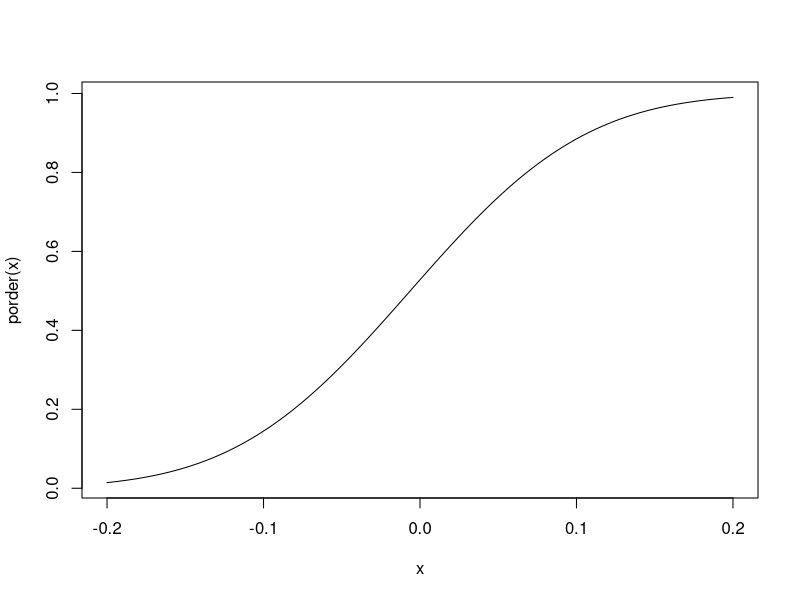
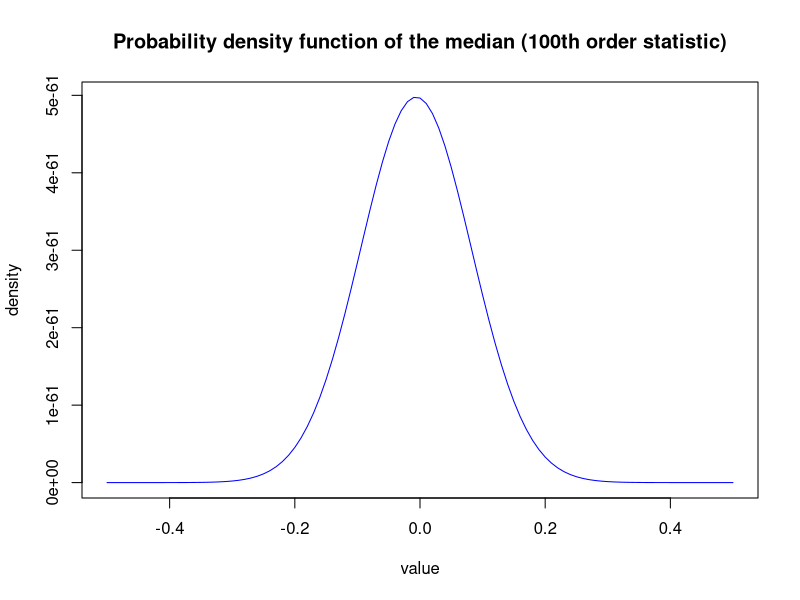
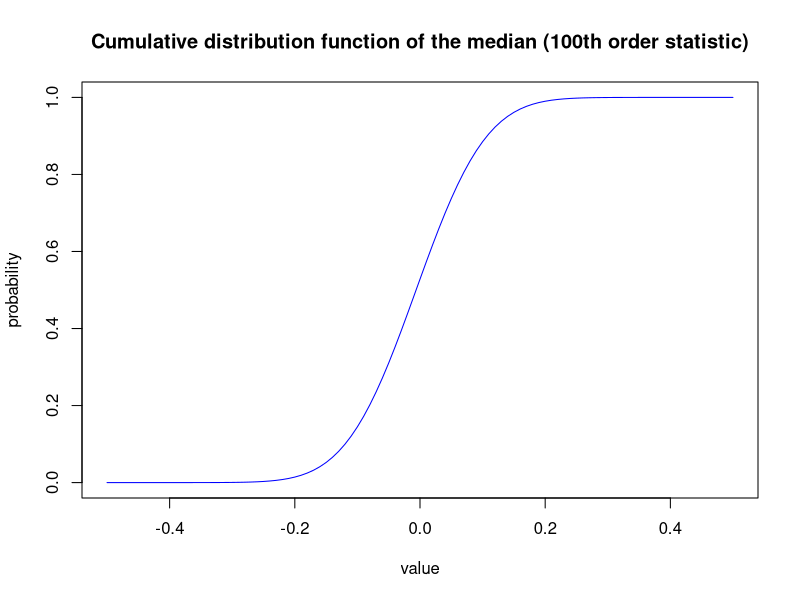
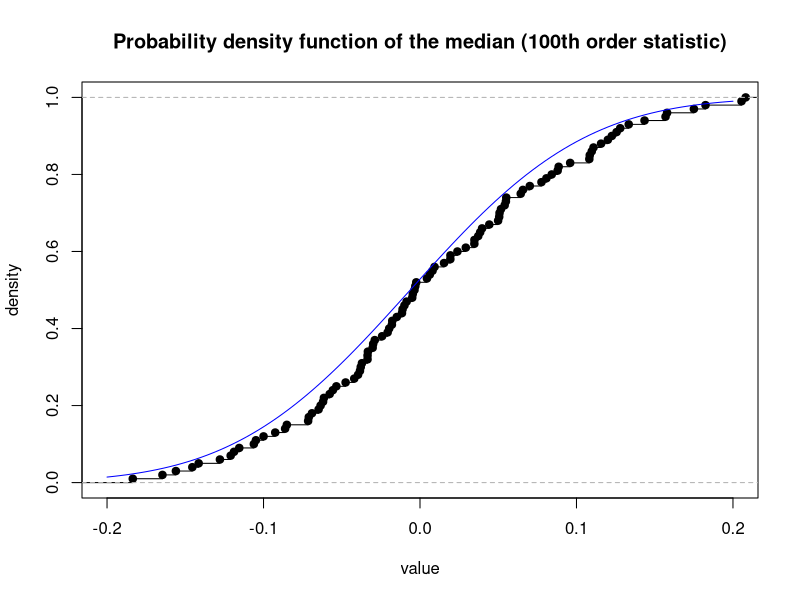
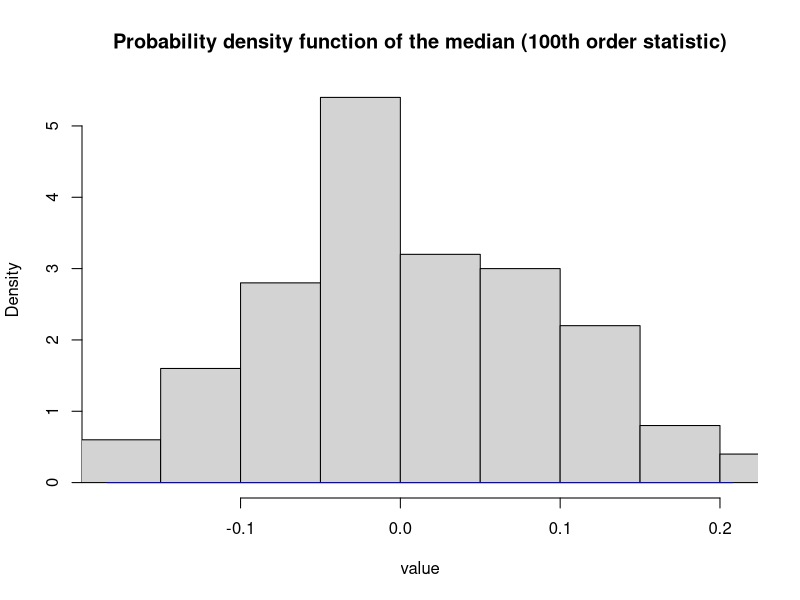
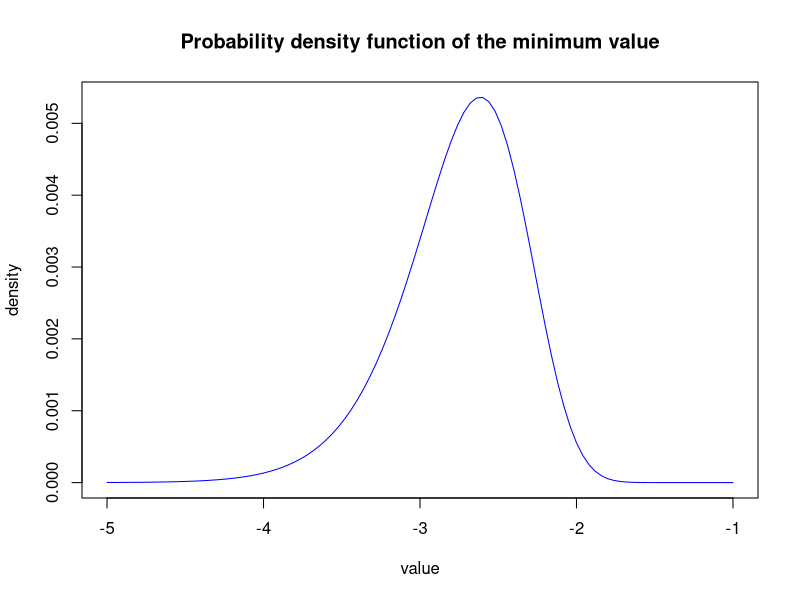
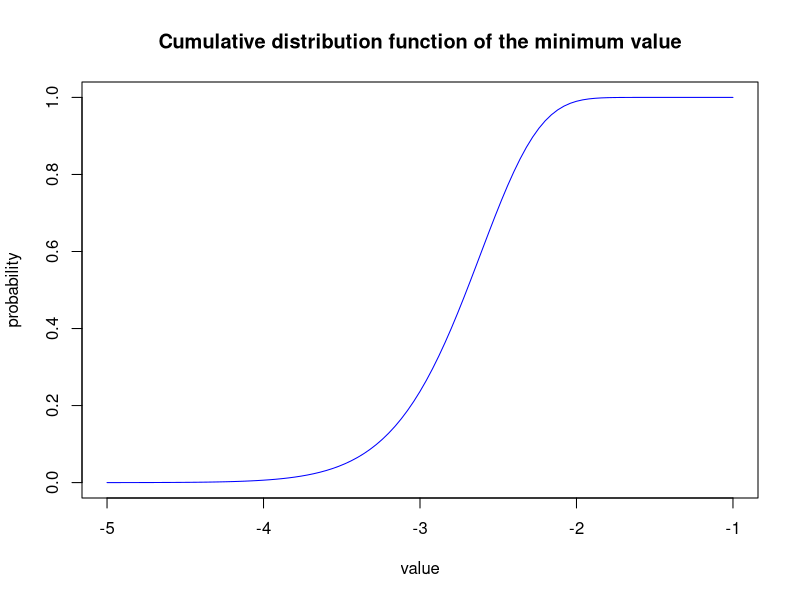

The R script that drew these images, in order: (Note: this script raises an error after producing the figures.)
## ---- chunk 1
knitr::opts_chunk$set(echo=TRUE, warning=FALSE, message=FALSE, cache=TRUE)
## ---- chunk 2
library(tidyverse)
## ---- chunk 3
dorder <- function(x) {
  100*
  choose(200,100)
  (pnorm(x, mean = 0, sd = 1))^(100-1)*
  (1-pnorm(x, mean = 0, sd = 1))^(200-100)*
  dnorm(x, mean = 0, sd = 1)
}

porder <- function(x) {
  pbinom(100-1, 200, pnorm(x, mean = 0, sd = 1), lower.tail = FALSE)
}

qorder <- function(p) {
  r <- curve(porder(x),-0.2,0.2)
  m <- mean(r$x)
  sd <- sd(r$x)
  q <- c()
  for (i in seq_along(p)) {
    q[i] <- qnorm(p[i], mean = m, sd = sd)
  }
  df <- data.frame(p = p, q = q)
  return(df)
}
p <- seq(0.01, 0.99, by = 0.01)
qorder(p)
## ---- chunk 4
curve(dorder(x), -0.5, 0.5, col = "blue",
      main = "Probability density function of the median (100th order statistic)",
      xlab = "value",
      ylab = "density")
## ---- chunk 5
curve(porder(x), -0.5,0.5, col = "blue",
      main = "Cumulative distribution function of the median (100th order statistic)",
      xlab = "value",
      ylab = "probability")
## ---- chunk 6

#curve(qorder, 0,1)
## ---- chunk 7
b <- c()
set.seed(0)
for (i in 1:100) {
  n <- rnorm(200, mean = 0, sd= 1)
  b[i] <- quantile(n, 0.5)
}
p <- ecdf(b)
plot(p, main = "Probability density function of the median (100th order statistic)",
      xlab = "value",
      ylab = "density", xlim = c(-0.2,0.2))
curve(porder(x), col = "blue", add = TRUE)
## ---- chunk 8
hist(b,
     freq = FALSE,
     prob = TRUE,
     breaks = 10,
     xlab = "value", xlim = range(b),
     main = "Probability density function of the median (100th order statistic)")
curve(dorder(x), col = "blue", add = TRUE)
## ---- chunk 9
b <- c()
set.seed(0)
for (i in 1:99) {
  n <- rnorm(200, mean = 0, sd= 1)
  b[i] <- quantile(n, 0.5)
}
b <- sort(b)
p <- seq(0, 1, by = 0.01)
p

## ---- chunk 10
dorder <- function(x,k) {
  k*
  choose(200,k)
  (pnorm(x, mean = 0, sd = 1))^(k-1)*
  (1-pnorm(x, mean = 0, sd = 1))^(200-k)*
  dnorm(x, mean = 0, sd = 1)
}

porder <- function(x,k) {
  pbinom(k-1, 200, pnorm(x, mean = 0, sd = 1), lower.tail = FALSE)
}

qorder <- function(p,k) {
  b <- c()
  set.seed(0)
  for (i in 1:100) {
    n <- rnorm(200, mean = 0, sd = 1)
    b[i] <- quantile(n, p)
  }
  return(b)
}
## ---- chunk 11
b <- c()
set.seed(0)
for (i in 1:100) {
  n <- rnorm(200, mean = 0, sd = 1)
  b[i] <- quantile(n, 1)
}

## ---- chunk 12
dorder <- function(x,k, dist, ...) {
  f <- eval(parse(text = str_c("d", dist, sep = "")))
  Fm <- eval(parse(text = str_c("p", dist, sep = "")))
  k*
  choose(200,k)
  (Fm(x, ...))^(k-1)*
  (1-Fm(x, ...))^(200-k)*
  f(x, ...)
}

porder <- function(x,k, dist, ...) {
  Fm <- eval(parse(text = str_c("p", dist, sep = "")))
  pbinom(k-1, 200, Fm(x, ...), lower.tail = FALSE)
}

qorder <- function(p, k, dist, ...) {
  r <- eval(parse(text = str_c("r", dist, sep = "")))
  b <- c()
  set.seed(0)
  for (i in 1:100) {
    n <- r(200, ...)
    b[i] <- quantile(n, p)
  }
  return(b)
}
## ---- chunk 13
curve(dorder(x, 1, dist = "norm", mean = 0, sd = 1), xlim = c(-5,-1), col = "blue",
      main = "Probability density function of the minimum value",
      xlab = "value",
      ylab = "density")

curve(porder(x, 1, dist = "norm", mean = 0, sd = 1), xlim = c(-5,-1), col = "blue",
      main = "Cumulative distribution function of the minimum value",
      xlab = "value",
      ylab = "probability")
## ---- chunk 14
fk <- function(x,k,n,dist = "gamma",...){
  f <- eval(parse(text = str_c("d", dist, sep = "")))
  Fm <- eval(parse(text = str_c("p", dist, sep = "")))
  k*
  choose(n,k)
  (Fm(x, shape=3,scale=12))^(k-1)*
  (1-Fm(x, shape=3,scale=12))^(n-k)*
  f(x, shape=3,scale=12)
}

Fk <- function(x,k,n){
  pbinom(k-1, n, pgamma(x, shape=3, scale =12), lower.tail = FALSE)
}
#d <- density(v)
#plot(d, main = "", ylim = c(0,0.25),
#      xlab = parse(text="X[(25)]"))

#curve(fk(x, 25,100), 0, 30, add = TRUE, lwd = 3, col = "blue")
## ---- chunk 15
dorder <- function(x, k, dist, ...) {
  dist(...)
}
dorder <- function(x, k, dist, ...) {
  f <- parse(text = str_c("d", dist, sep = ""))
  Fn <- parse(text = str_c("p", dist, sep = ""))
  dist(...)
}
b <- c()
set.seed(0)
for (i in 1:100000) {
  n <- rgamma(400, shape = 6, scale = 12000)
  b[i] <- quantile(n, 0.6)
}
mean(b)
dorder(10,5,pnorm, q=1, mean=0, sd = 1)
